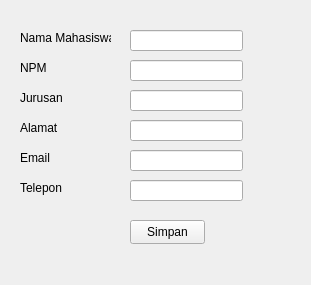
<?xml version="1.0" encoding="UTF-8"?>
<ui version="4.0">
 <class>Form</class>
 <widget class="QWidget" name="Form">
  <property name="geometry">
   <rect>
    <x>0</x>
    <y>0</y>
    <width>311</width>
    <height>285</height>
   </rect>
  </property>
  <property name="windowTitle">
   <string>Form</string>
  </property>
  <widget class="QPushButton" name="btnsimpan">
   <property name="geometry">
    <rect>
     <x>130</x>
     <y>220</y>
     <width>75</width>
     <height>24</height>
    </rect>
   </property>
   <property name="text">
    <string>Simpan</string>
   </property>
  </widget>
  <widget class="QLabel" name="label">
   <property name="geometry">
    <rect>
     <x>20</x>
     <y>30</y>
     <width>91</width>
     <height>16</height>
    </rect>
   </property>
   <property name="text">
    <string>Nama Mahasiswa</string>
   </property>
  </widget>
  <widget class="QLineEdit" name="editnama">
   <property name="geometry">
    <rect>
     <x>130</x>
     <y>30</y>
     <width>113</width>
     <height>21</height>
    </rect>
   </property>
  </widget>
  <widget class="QLabel" name="label_2">
   <property name="geometry">
    <rect>
     <x>20</x>
     <y>60</y>
     <width>71</width>
     <height>16</height>
    </rect>
   </property>
   <property name="text">
    <string>NPM</string>
   </property>
  </widget>
  <widget class="QLineEdit" name="editnpm">
   <property name="geometry">
    <rect>
     <x>130</x>
     <y>60</y>
     <width>113</width>
     <height>21</height>
    </rect>
   </property>
  </widget>
  <widget class="QLabel" name="label_3">
   <property name="geometry">
    <rect>
     <x>20</x>
     <y>90</y>
     <width>71</width>
     <height>16</height>
    </rect>
   </property>
   <property name="text">
    <string>Jurusan</string>
   </property>
  </widget>
  <widget class="QLineEdit" name="editalamat">
   <property name="geometry">
    <rect>
     <x>130</x>
     <y>120</y>
     <width>113</width>
     <height>21</height>
    </rect>
   </property>
   <property name="text">
    <string/>
   </property>
  </widget>
  <widget class="QLabel" name="label_4">
   <property name="geometry">
    <rect>
     <x>20</x>
     <y>120</y>
     <width>71</width>
     <height>16</height>
    </rect>
   </property>
   <property name="text">
    <string>Alamat</string>
   </property>
  </widget>
  <widget class="QLineEdit" name="editjurusan">
   <property name="geometry">
    <rect>
     <x>130</x>
     <y>90</y>
     <width>113</width>
     <height>21</height>
    </rect>
   </property>
  </widget>
  <widget class="QLineEdit" name="editemail">
   <property name="geometry">
    <rect>
     <x>130</x>
     <y>150</y>
     <width>113</width>
     <height>21</height>
    </rect>
   </property>
   <property name="text">
    <string/>
   </property>
  </widget>
  <widget class="QLabel" name="label_5">
   <property name="geometry">
    <rect>
     <x>20</x>
     <y>150</y>
     <width>71</width>
     <height>16</height>
    </rect>
   </property>
   <property name="text">
    <string>Email</string>
   </property>
  </widget>
  <widget class="QLineEdit" name="edittelepon">
   <property name="geometry">
    <rect>
     <x>130</x>
     <y>180</y>
     <width>113</width>
     <height>21</height>
    </rect>
   </property>
   <property name="text">
    <string/>
   </property>
  </widget>
  <widget class="QLabel" name="label_6">
   <property name="geometry">
    <rect>
     <x>20</x>
     <y>180</y>
     <width>71</width>
     <height>16</height>
    </rect>
   </property>
   <property name="text">
    <string>Telepon</string>
   </property>
  </widget>
 </widget>
 <resources/>
 <connections/>
</ui>
